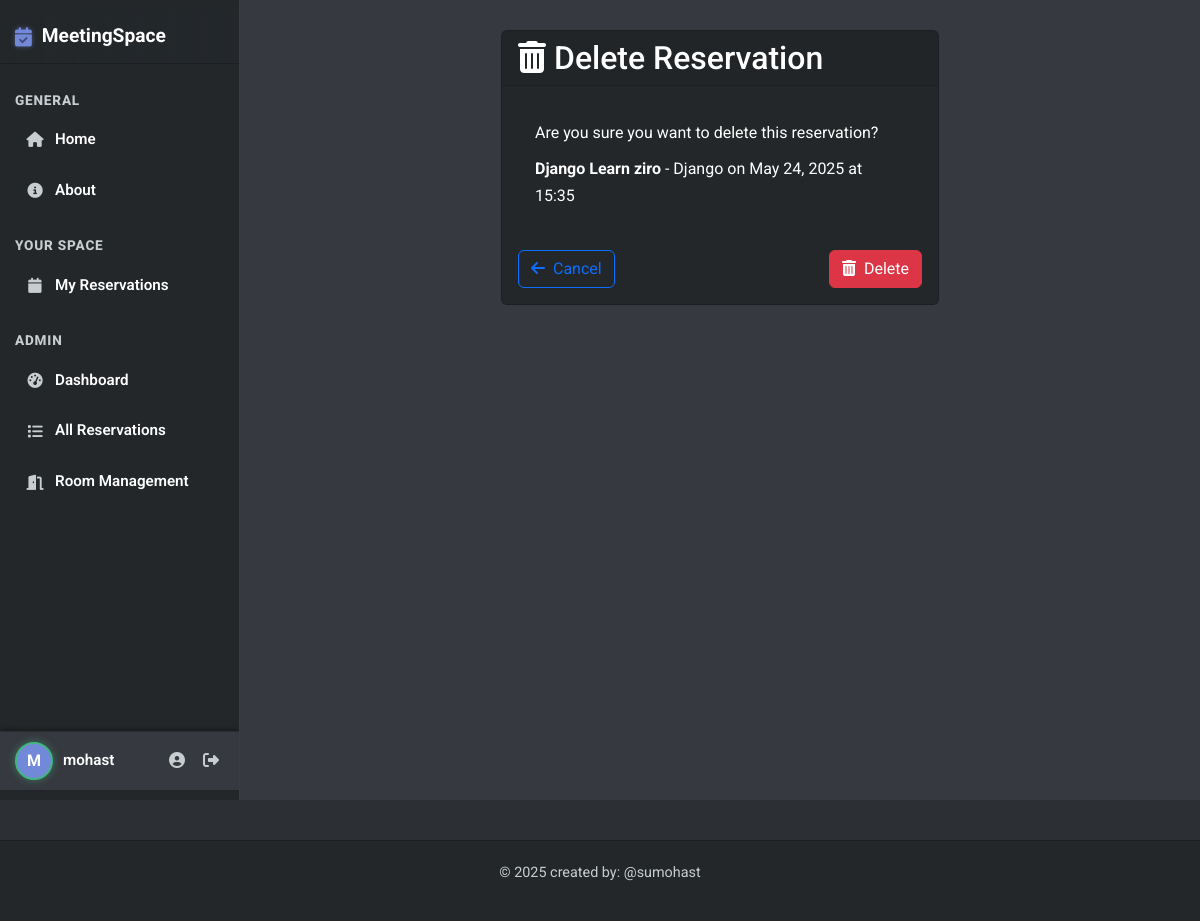
/cancel-reservation/61/ (signed in), run on the app's committed database.
### base/models.py (models this page shows, shortened)
class Reservation(models.Model):
    participant_count = models.IntegerField(default=1, help_text="Number of participants")
    room = models.ForeignKey(Room, on_delete=models.CASCADE)
    user = models.ForeignKey(User, on_delete=models.CASCADE)
    title = models.CharField(max_length=200)
    description = models.TextField(null=True, blank=True)
    date = models.DateField()
    start_time = models.TimeField()
    end_time = models.TimeField()
    participants_emails = models.TextField(null=True, blank=True,
                                          help_text="Enter email addresses separated by commas")
    reminder_sent = models.BooleanField(default=False) # this field is used to track if a reminder has been sent for this reservation
    created = models.DateTimeField(auto_now_add=True)
    updated = models.DateTimeField(auto_now=True)
    class Meta:
        ordering = ['date', 'start_time']
        constraints = [
            models.UniqueConstraint(
                fields=['room', 'date', 'start_time'],
                name='unique_reservation'
            )
        ]

class Room(models.Model):
    name = models.CharField(max_length=100)
    capacity = models.IntegerField(default=10)
    has_projector = models.BooleanField(default=False)
    has_whiteboard = models.BooleanField(default=False)
    has_video_conference = models.BooleanField(default=False)
    description = models.TextField(null=True, blank=True)
    created = models.DateTimeField(auto_now_add=True)
    updated = models.DateTimeField(auto_now=True)
    class Meta: # this class is used to define metadata for the model , for example when we want to sort the rooms by name
        ordering = ['name']

### base/views.py (the view, shortened to what this page needs)
# urls.py: path('cancel-reservation/<int:reservation_id>/', views.cancel_reservation, name='cancel-reservation'),
@login_required
def cancel_reservation(request, reservation_id):
    reservation = get_object_or_404(Reservation, id=reservation_id)
    if request.user != reservation.user and not request.user.is_staff:
        messages.error(request, "You don't have permission to cancel this reservation.")
        return redirect('home')
    context = {
        'obj': reservation,
        'type': 'reservation'
    }
    return render(request, 'base/delete.html', context)

### templates/base/delete.html (shortened to what this page needs)
{% extends 'main.html' %}
{% load static %}
{% block content %}
<div class="row">
    <div class="col-md-6 mx-auto">
        <div class="card">
            <div class="card-header">
                <h2 class="mb-0"><i class="fas fa-trash-alt me-2"></i>Delete {{ type|title }}</h2>
            </div>
            <div class="card-body">
                <form method="POST" action="">
                    <div class="alert alert-danger">
                        <p class="mb-0">Are you sure you want to delete this {{ type }}?</p>
                        {% if type == 'reservation' %}
                        <p class="mb-0 mt-2">
                            <strong>{{ obj.title }}</strong> - {{ obj.room.name }} on {{ obj.date }} at {{ obj.start_time|time:"H:i" }}
                        </p>
                        {% elif type == 'room' %}
                        <p class="mb-0 mt-2">
                            <strong>{{ obj.name }}</strong> - {{ obj.description|truncatechars:50 }}
                        </p>
                        {% endif %}
                    </div>
                    <div class="d-flex justify-content-between mt-4">
                        {% if type == 'reservation' %}
                        <a href="{% url 'user-reservations' %}" class="btn btn-outline-primary">
                            <i class="fas fa-arrow-left me-1"></i> Cancel
                        </a>
                        {% elif type == 'room' %}
                        <a href="{% url 'room-management' %}" class="btn btn-outline-primary">
                            <i class="fas fa-arrow-left me-1"></i> Cancel
                        </a>
                        {% endif %}
                        <button type="submit" class="btn btn-danger">
                            <i class="fas fa-trash-alt me-1"></i> Delete
                        </button>
                    </div>
                </form>
            </div>
        </div>
    </div>
</div>
{% endblock %}

### templates/main.html (shortened to what this page needs)
{% load static %}
<!DOCTYPE html>
<html lang="en">
<head>
    <link href="https://cdn.jsdelivr.net/npm/bootstrap@5.2.3/dist/css/bootstrap.min.css" rel="stylesheet">
    <link rel="stylesheet" href="https://cdnjs.cloudflare.com/ajax/libs/font-awesome/6.4.0/css/all.min.css">
    <link rel="stylesheet" href="{% static 'css/discord-theme.css' %}">
</head>
<body>
    <div class="discord-app-container">
        <div class="sidebar-left">
            <a class="brand-link" href="{% url 'home' %}">
                <i class="fas fa-calendar-check"></i>MeetingSpace
            </a>
            <div class="nav-category">General</div>
            <ul class="list-unstyled mb-0">
                <li class="nav-item-discord">
                    <a class="{% if request.path == '/' %}active{% endif %}" href="{% url 'home' %}">
                        <i class="fas fa-home"></i> Home
                    </a>
                </li>
                <li class="nav-item-discord">
                    <a class="{% if 'about' in request.path %}active{% endif %}" href="{% url 'about' %}">
                        <i class="fas fa-info-circle"></i> About
                    </a>
                </li>
            </ul>
            {% if user.is_authenticated %}
            <div class="nav-category mt-3">Your Space</div>
            <ul class="list-unstyled mb-0">
                <li class="nav-item-discord">
                    <a class="{% if 'my-reservations' in request.path %}active{% endif %}" href="{% url 'user-reservations' %}">
                        <i class="fas fa-calendar"></i> My Reservations
                    </a>
                </li>
            </ul>
            {% if user.is_staff %}
            <div class="nav-category mt-3">Admin</div>
            <ul class="list-unstyled mb-0">
                <li class="nav-item-discord">
                    <a class="{% if 'admin-dashboard' in request.path %}active{% endif %}" href="{% url 'admin-dashboard' %}">
                        <i class="fas fa-tachometer-alt"></i> Dashboard
                    </a>
                </li>
                <li class="nav-item-discord">
                    <a class="{% if 'admin-reservations' in request.path %}active{% endif %}" href="{% url 'admin-reservations' %}">
                        <i class="fas fa-list"></i> All Reservations
                    </a>
                </li>
                <li class="nav-item-discord">
                    <a class="{% if 'room-management' in request.path %}active{% endif %}" href="{% url 'room-management' %}">
                        <i class="fas fa-door-open"></i> Room Management
                    </a>
                </li>
            </ul>
            {% endif %}
            {% endif %}
            <div class="user-panel-discord mt-auto">
                {% if user.is_authenticated %}
                    <div class="user-avatar">
                        {{ user.username|slice:":1"|upper }}
                    </div>
                    <div class="user-info">
                        <div class="username">{{ user.username }}</div>
                    </div>
                    <div class="user-actions">
                        <a href="{% url 'profile' %}" title="Profile"><i class="fas fa-user-circle"></i></a>
                        <a href="{% url 'logout' %}" title="Logout"><i class="fas fa-sign-out-alt"></i></a>
                    </div>
                {% else %}
                    <a href="{% url 'login' %}" class="btn-discord btn-sm w-100">
                        <i class="fas fa-sign-in-alt me-1"></i> Login
                    </a>
                {% endif %}
            </div>
        </div>
        <div class="content-main-discord">
            {% block content %}{% endblock %}
        </div>
    </div>
    <footer>
        <div class="container">
            <p>&copy; {% now "Y" %} created by: @sumohast </p>
        </div>
    </footer>
</body>
</html>

### static/css/discord-theme.css (style rules this page uses)
:root { --discord-dark-bg: #2C2F33; --discord-surface-1: #23272A; --discord-surface-2: #36393F; --discord-text-primary: #ffffff; --discord-text-secondary: #C8CDD0; --discord-blue: #7289DA; --discord-blue-hover: #677BC4; --discord-green: #43B581; --discord-red: #F04747; --discord-yellow: #FCC047; --discord-border-light: rgba(255, 255, 255, 0.1); --discord-shadow-dark: rgba(0, 0, 0, 0.4); --discord-shadow-light: rgba(0, 0, 0, 0.2); }
body { background-color: var(--discord-dark-bg) !important; color: var(--discord-text-primary) !important; font-family: 'Roboto', sans-serif !important; margin: 0; padding: 0; overflow: hidden; line-height: 1.7; }
.discord-app-container { display: flex; height: 100vh; overflow: hidden; }
.sidebar-left { width: 240px; background-color: var(--discord-surface-1); padding: 10px 0; flex-shrink: 0; display: flex; flex-direction: column; overflow-y: auto; border-right: 1px solid var(--discord-border-light); box-shadow: 2px 0 5px var(--discord-shadow-dark); }
.sidebar-left .brand-link { display: flex; align-items: center; padding: 10px 15px; color: var(--discord-text-primary); font-size: 1.2rem; font-weight: 700; text-decoration: none; border-bottom: 1px solid rgba(0, 0, 0, 0.2); margin-bottom: 10px; background: linear-gradient(to right, var(--discord-surface-1), rgba(35, 39, 42, 0.8)); transition: background-color 0.2s ease; }
.sidebar-left .brand-link i { color: var(--discord-blue); margin-right: 10px; text-shadow: 0 0 5px rgba(114, 137, 218, 0.5); }
.sidebar-left .nav-category { color: var(--discord-text-secondary); font-size: 0.85rem; text-transform: uppercase; margin: 15px 15px 5px 15px; font-weight: 800; letter-spacing: 0.8px; }
.sidebar-left .nav-item-discord a { display: flex; align-items: center; padding: 10px 15px; margin: 0 10px 5px 10px; border-radius: 6px; color: var(--discord-text-primary); text-decoration: none; transition: background-color 0.2s ease-in-out, color 0.2s ease-in-out; font-weight: 600; font-size: 0.95rem; }
.sidebar-left .nav-item-discord i { margin-right: 10px; width: 20px; text-align: center; color: var(--discord-text-secondary); transition: color 0.2s ease; }
.user-panel-discord { margin-top: auto; padding: 10px 15px; background-color: var(--discord-surface-2); border-top: 1px solid rgba(0, 0, 0, 0.2); display: flex; align-items: center; box-shadow: 0 -2px 5px rgba(0, 0, 0, 0.3); }
.user-panel-discord .user-avatar { width: 38px; height: 38px; border-radius: 50%; background-color: var(--discord-blue); display: flex; align-items: center; justify-content: center; color: #fff; font-weight: bold; font-size: 1rem; margin-right: 10px; flex-shrink: 0; border: 2px solid var(--discord-green); box-shadow: 0 0 8px rgba(67, 181, 129, 0.5); }
.user-panel-discord .user-info { flex-grow: 1; color: var(--discord-text-primary); font-size: 0.95rem; }
.user-panel-discord .user-info .username { font-weight: 600; }
.user-panel-discord .user-actions { display: flex; gap: 8px; }
.user-panel-discord .user-actions a { color: var(--discord-text-secondary); padding: 5px; border-radius: 3px; transition: color 0.15s ease-in-out, background-color 0.15s ease-in-out; }
.content-main-discord { flex-grow: 1; background-color: var(--discord-surface-2); overflow-y: auto; padding: 30px; position: relative; }
.card, .form-control { background-color: var(--discord-surface-1) !important; border: 1px solid rgba(0, 0, 0, 0.2) !important; color: var(--discord-text-primary) !important; border-radius: 6px !important; }
a { color: var(--discord-blue); text-decoration: none; transition: color 0.2s ease; }
footer { background-color: var(--discord-surface-1); border-top: 1px solid rgba(0,0,0,0.2); color: var(--discord-text-secondary); margin-top: 40px; padding: 20px 0; text-align: center; font-size: 0.9rem; }

### data on the page
Reservation: title "Django Learn ziro", room.name "Django", date "May 24, 2025", start_time "15:35"

### other printed values
{{ user.username|slice:":1"|upper }} "M"
{{ user.username }} "mohast"
{{ type|title }} "Reservation"
{{ type }} "reservation"
